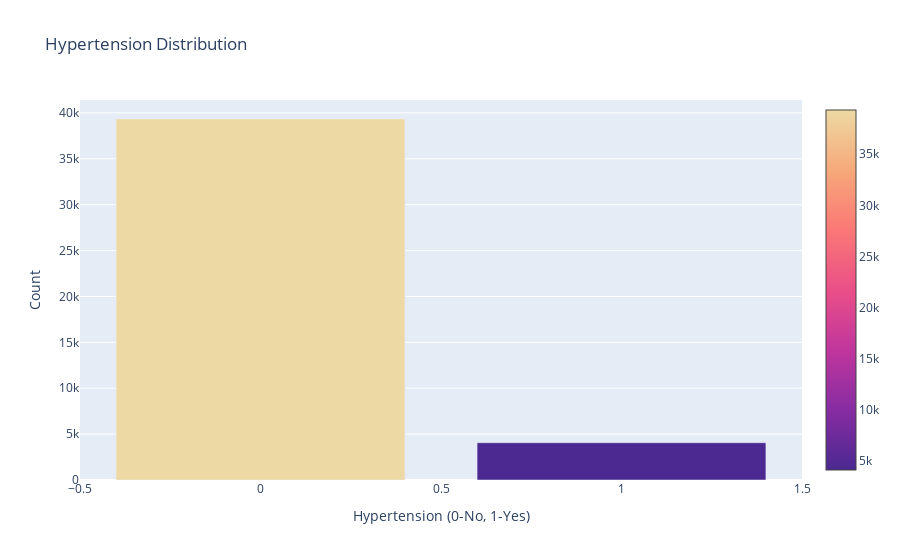

Write notebook code for a chart like this one.
### Markdown cell above
17 rows of 0.08 age (1 month old). The range of patients' ages is huge - from 1 month old to 82 years old.

### Code cell
cnt_srs = df['hypertension'].value_counts()
trace = go.Bar(
    x=cnt_srs.index,
    y=cnt_srs.values,
    marker=dict(
        color = cnt_srs.values,
        colorscale= 'agsunset',
        showscale=True
    ),
)
layout = go.Layout(
    title='Hypertension Distribution',
    xaxis_title="Hypertension (0-No, 1-Yes)",
    yaxis_title="Count"
)
data = [trace]
fig = go.Figure(data=data, layout=layout)
py.iplot(fig, filename="hyp_dist")

### Figure 1 — Plotly figure (JSON) as saved in the notebook; plotly's stock layout.template omitted (floating-point values rounded to 4 significant figures)
{"data": [{"marker": {"color": [39339, 4061], "colorscale": [[0, "rgb(75, 41, 145)"], [0.1667, "rgb(135, 44, 162)"], [0.3333, "rgb(192, 54, 157)"], [0.5, "rgb(234, 79, 136)"], [0.6667, "rgb(250, 120, 118)"], [0.8333, "rgb(246, 169, 122)"], [1, "rgb(237, 217, 163)"]], "showscale": true}, "type": "bar", "x": [0, 1], "y": [39339, 4061]}], "layout": {"title": {"text": "Hypertension Distribution"}, "xaxis": {"title": {"text": "Hypertension (0-No, 1-Yes)"}}, "yaxis": {"title": {"text": "Count"}}}}
